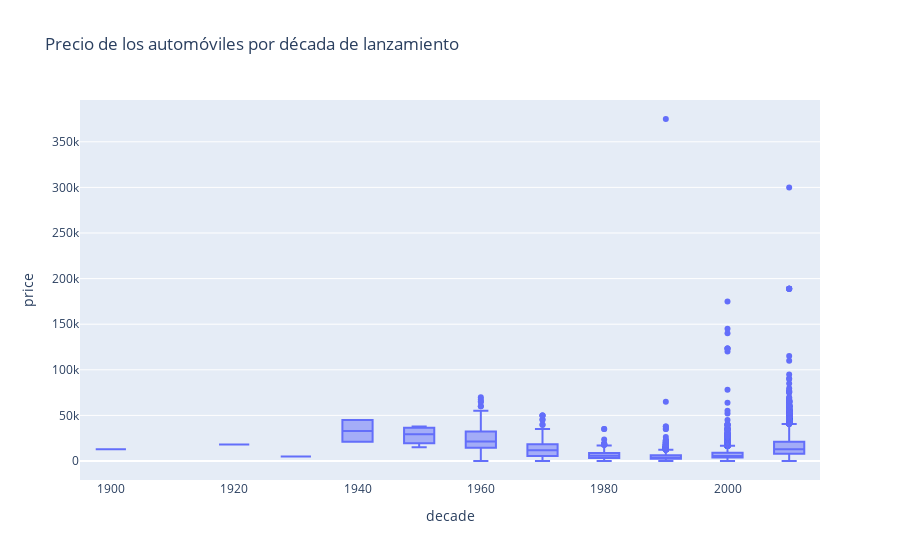

Notebook code cell kept with this figure:
### Code cell
px.box(car_data, x='decade', y='price',title="Precio de los automóviles por década de lanzamiento")

### Figure 1 — Plotly figure (JSON) as saved in the notebook; plotly's stock layout.template omitted (floating-point values rounded to 4 significant figures; data arrays with more than 128 entries replaced by an {"elided": "..."} marker saying what was removed)
{"data": [{"alignmentgroup": "True", "hovertemplate": "decade=%{x}<br>price=%{y}<extra></extra>", "legendgroup": "", "marker": {"color": "#636efa"}, "name": "", "notched": false, "offsetgroup": "", "orientation": "v", "showlegend": false, "type": "box", "x": {"elided": "51525 int values"}, "x0": " ", "xaxis": "x", "y": {"elided": "51525 int values"}, "y0": " ", "yaxis": "y"}], "layout": {"boxmode": "group", "legend": {"tracegroupgap": 0}, "title": {"text": "Precio de los automóviles por década de lanzamiento"}, "xaxis": {"anchor": "y", "domain": [0, 1], "title": {"text": "decade"}}, "yaxis": {"anchor": "x", "domain": [0, 1], "title": {"text": "price"}}}}
